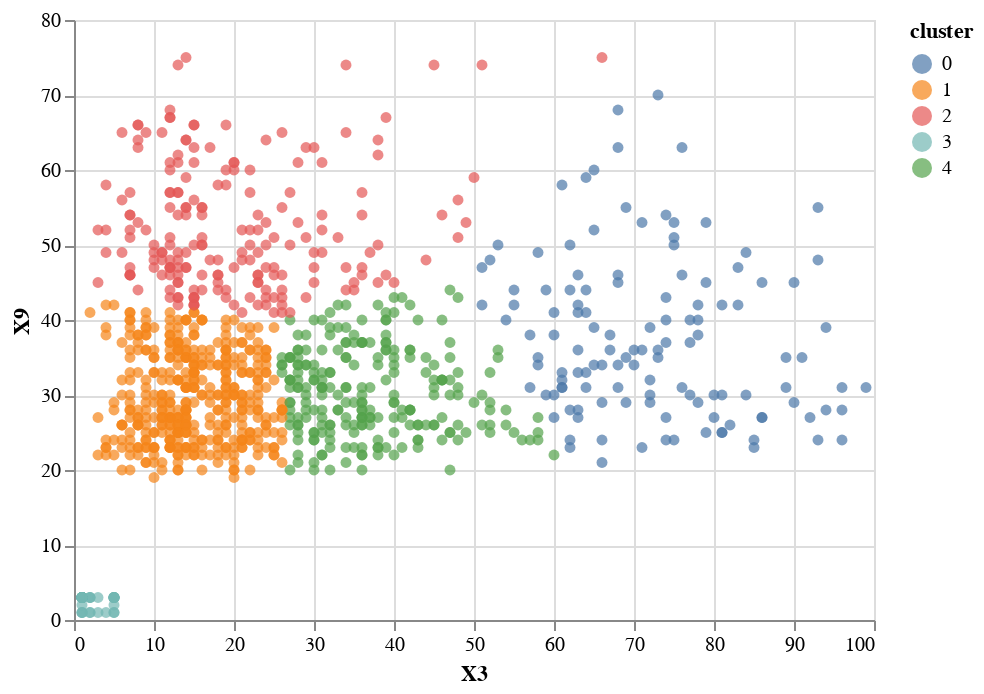

Here is the notebook cell this chart was saved with:
### Code cell
scatter_plot = alt.Chart(data).mark_circle()
scatter_plot.encode(x='X3', y='X9', color='cluster:N')

### Figure 1 — Vega-Lite specification as saved in the notebook (floating-point values rounded to 4 significant figures; data arrays with more than 128 entries replaced by an {"elided": "..."} marker saying what was removed)
{"config": {"view": {"continuousWidth": 400, "continuousHeight": 300}}, "data": {"name": "data-8222cc535d7aa145c591ad4564639371"}, "mark": "circle", "encoding": {"color": {"type": "nominal", "field": "cluster"}, "x": {"type": "quantitative", "field": "X3"}, "y": {"type": "quantitative", "field": "X9"}}, "$schema": "https://vega.github.io/schema/vega-lite/v4.8.1.json", "datasets": {"data-8222cc535d7aa145c591ad4564639371": {"elided": "1000 records"}}}
